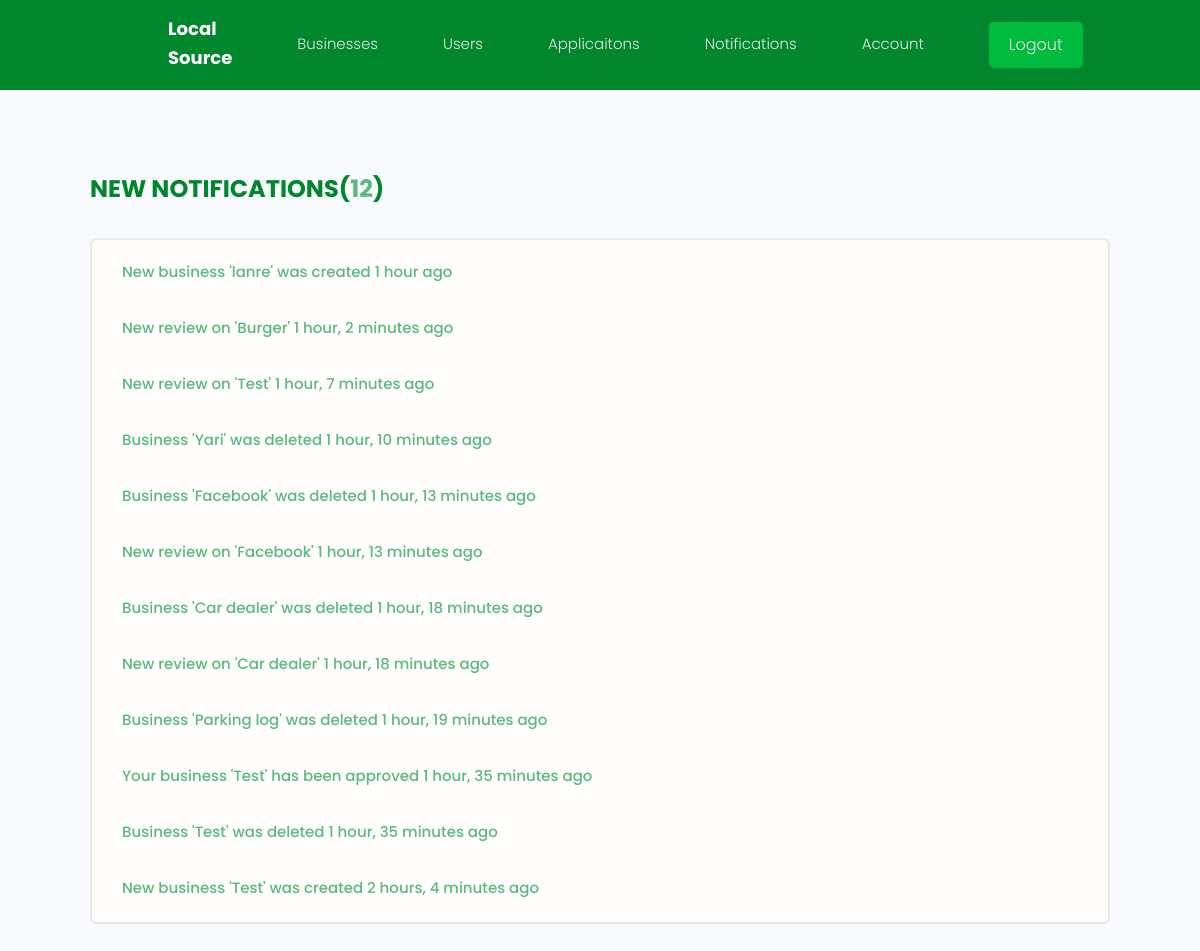
Screenshot of /notifications (signed in) with the database file from the repository.
### Business/models.py (models this page shows, shortened)
class Notification(models.Model):
    NOTIFICATION_TYPES = (
        ('business_application', 'Business Application'),
        ('review_added', 'Review Added'),
        ('business_approved', 'Business Approved'),
        ('business_declined', 'Business Declined'),
    )
    recipient = models.ForeignKey(Profile, on_delete=models.CASCADE, related_name='notifications')
    message = models.CharField(max_length=255)
    notification_type = models.CharField(max_length=50, choices=NOTIFICATION_TYPES)
    is_read = models.BooleanField(default=False)
    created = models.DateTimeField(auto_now_add=True)
    id = models.UUIDField(primary_key=True, default=uuid.uuid4, editable=False, unique=True)

### Business/views.py (the view)
# urls.py: path('notifications', views.notifications, name="notifications"),
@login_required(login_url="login")
def notifications(request):
    page = 'notifications'
    profile = request.user.profile
    admin = profile.is_admin = True
    notifications = request.user.profile.notifications.order_by("-created")
    context = {'page':page, 'profile':profile, 'admin':admin, 'notifications':notifications}
    return render(request, "business/notifications.html", context)

### Business/templates/Business/notifications.html (shortened to what this page needs)
{% extends 'main.html' %}
{% block content %}
<main class="inbox my-xl">
  <div class="content-box">
    <h3 class="inbox__title">New Notifications(<span>{{notifications.count}}</span>)</h3>
    {% if notifications %}
        <ul class="messages">
            {% for notification in notifications %}
            <li class="unread" style="padding:15px 0px; ">
                {% if notification.notification_type == "business_created" %}
                    <a href="{% url 'pending-applications' %}">
                        {{ notification.message }}
                    <small>{{ notification.created|timesince }} ago</small>
                    </a>
                {% elif notification.notification_type == "review_added" %}
                    <a>
                        {{ notification.message }}
                    <small>{{ notification.created|timesince }} ago</small>
                    </a>
                {% else %}
                <a>
                    {{ notification.message }}
                    <small>{{ notification.created|timesince }} ago</small>
                </a>
                {% endif %}
        </li>
        {% endfor %}
        </ul>
    {% endif %}
  </div>
</main>
{% endblock content %}

### static/styles/app.css (style rules this page uses)
:root { --color-sub: #00862d; }
.content-box { width: 955; max-width: 85vw; margin: 0 auto; }
.inbox { height: 90vh; }
.inbox__title, .inbox__title span { font-size: 2.4rem; font-weight: 700; color: var(--color-sub); text-transform: uppercase; text-align: left; margin-bottom: 3rem; }
.inbox__title span { color: var(--color-main); }
.messages { list-style: none; background: var(--color-white); padding: 0.5rem 3rem; border: 2px solid var(--color-light); border-radius: 0.7rem; }

### static/uikit/styles/modules/_variables.css (style rules this page uses)
:root { --color-main: #5ab980; --color-main-light: #e6ffea; --color-sub: #00862d; --color-sub-light: #00bb3e; --color-sub-lighter: #00ff55; --color-text: #737373; --color-gray: #8b8b8b; --color-light: #e5ebe7; --color-light-gray: #767676; --color-bg: #f8fafd; --color-white: #fffefd; --color-white-light: #f3f3f3; --color-success: #359e64; --color-success-bg: #def8e8; --color-error: #fc4b0b; --color-error-bg: #fff2ee; --font-base: 'Poppins', arial, helvetica, 'Segoe UI', roboto, ubuntu, sans-serif; --font-monospace: 'Fira Code', 'Courier New', courier, monospace; --font-regular: 300; --font-medium: 500; --font-bold: 700; --generic-shadow: 1px 1px 5px #00000010; --generic-transition: all 0.3s ease-in-out; }

### static/uikit/styles/modules/_base.css (style rules this page uses)
* { margin: 0; padding: 0; box-sizing: border-box; text-rendering: optimizeLegibility; color: inherit; font-size: inherit; }
html { font-size: 50%; }
@media only screen and (min-width: 480px) { html { font-size: 56.25%; } }
@media only screen and (min-width: 1200px) { html { font-size: 62.5%; } }
body { line-height: 1.6; font-weight: 400; font-size: 1.5rem; color: var(--color-text); background-color: var(--color-bg); min-height: 100vh; }

### static/uikit/styles/modules/_typography.css (style rules this page uses)
* { font-family: var(--font-base); }
h3 { font-size: 3.2rem; font-weight: var(--font-medium); }
p, span, strong { font-size: 1.6rem; color: var(--color-text); font-weight: var(--font-regular); }
a { padding-bottom: 2px; text-decoration: none; display: inline-block; color: var(--color-main); font-weight: var(--font-medium); }

### static/uikit/styles/modules/_utilities.css (style rules this page uses)
.my-xl { margin: 8rem auto; }

### rows the page displays
Notification: message "New business 'lanre' was created", created "1 hour"
Notification: message "New review on 'Burger'", created "1 hour, 2 minutes"
Notification: message "New review on 'Test'", created "1 hour, 7 minutes"
Notification: message "Business 'Yari' was deleted", created "1 hour, 10 minutes"
Notification: message "Business 'Facebook' was deleted", created "1 hour, 13 minutes"
Notification: message "New review on 'Facebook'", created "1 hour, 13 minutes"
Notification: message "Business 'Car dealer' was deleted", created "1 hour, 18 minutes"
Notification: message "New review on 'Car dealer'", created "1 hour, 18 minutes"
Notification: message "Business 'Parking log' was deleted", created "1 hour, 19 minutes"
Notification: message "Your business 'Test' has been approved", created "1 hour, 35 minutes"
Notification: message "Business 'Test' was deleted", created "1 hour, 35 minutes"
Notification: message "New business 'Test' was created", created "2 hours, 4 minutes"

### other values shown
{{ notifications.count }} "12"
